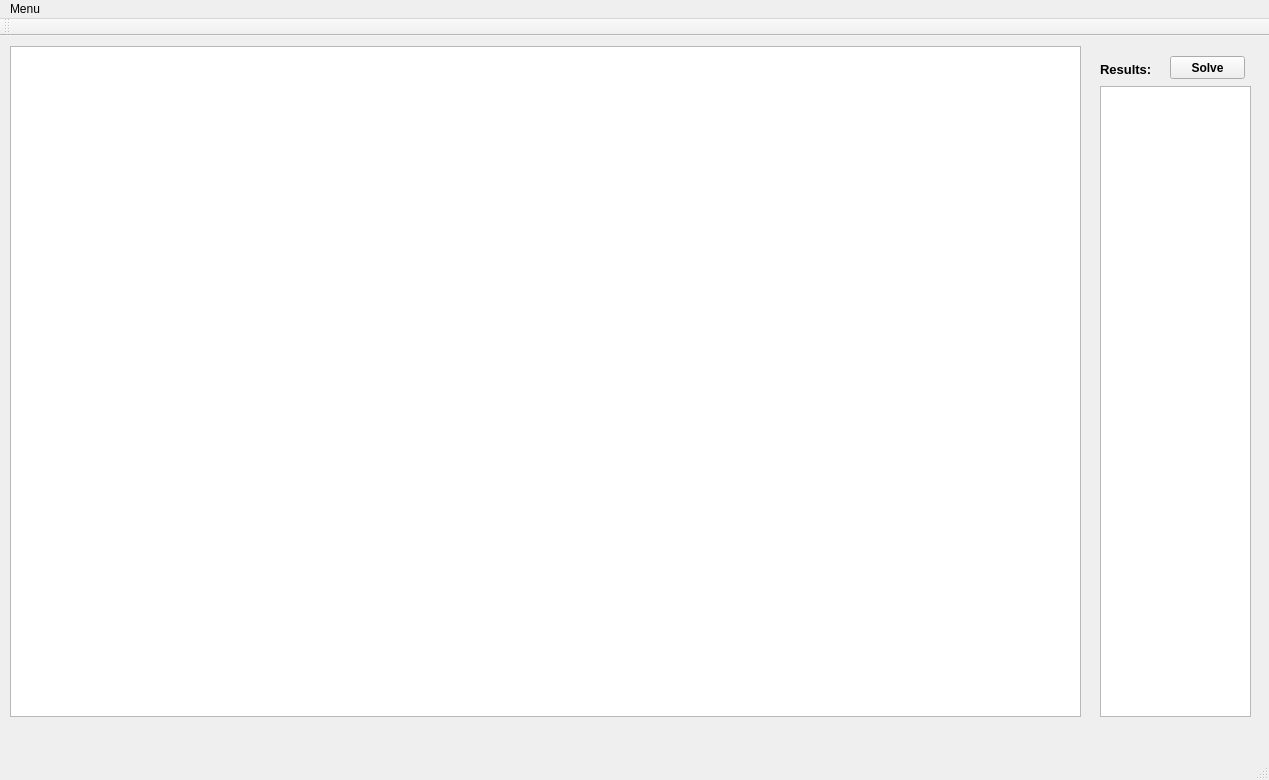
<?xml version="1.0" encoding="UTF-8"?>
<ui version="4.0">
 <class>MainWindow</class>
 <widget class="QMainWindow" name="MainWindow">
  <property name="geometry">
   <rect>
    <x>0</x>
    <y>0</y>
    <width>1269</width>
    <height>780</height>
   </rect>
  </property>
  <property name="minimumSize">
   <size>
    <width>1269</width>
    <height>750</height>
   </size>
  </property>
  <property name="maximumSize">
   <size>
    <width>1269</width>
    <height>1033</height>
   </size>
  </property>
  <property name="windowTitle">
   <string>Letter Soup Solver</string>
  </property>
  <widget class="QWidget" name="centralWidget">
   <widget class="QListWidget" name="list">
    <property name="geometry">
     <rect>
      <x>1100</x>
      <y>50</y>
      <width>151</width>
      <height>631</height>
     </rect>
    </property>
   </widget>
   <widget class="QLabel" name="label">
    <property name="geometry">
     <rect>
      <x>1100</x>
      <y>23</y>
      <width>71</width>
      <height>20</height>
     </rect>
    </property>
    <property name="font">
     <font>
      <pointsize>10</pointsize>
      <weight>75</weight>
      <bold>true</bold>
     </font>
    </property>
    <property name="text">
     <string>Results:</string>
    </property>
   </widget>
   <widget class="QPushButton" name="pbSolve">
    <property name="geometry">
     <rect>
      <x>1170</x>
      <y>20</y>
      <width>75</width>
      <height>23</height>
     </rect>
    </property>
    <property name="font">
     <font>
      <pointsize>9</pointsize>
      <weight>75</weight>
      <bold>true</bold>
     </font>
    </property>
    <property name="text">
     <string>Solve</string>
    </property>
   </widget>
   <widget class="QTableWidget" name="dataTable">
    <property name="geometry">
     <rect>
      <x>10</x>
      <y>10</y>
      <width>1071</width>
      <height>671</height>
     </rect>
    </property>
   </widget>
  </widget>
  <widget class="QMenuBar" name="menuBar">
   <property name="geometry">
    <rect>
     <x>0</x>
     <y>0</y>
     <width>1269</width>
     <height>21</height>
    </rect>
   </property>
   <widget class="QMenu" name="menuMenu">
    <property name="title">
     <string>Menu</string>
    </property>
    <addaction name="actionLoad_Puzzle"/>
    <addaction name="actionLoad_Dictionary"/>
   </widget>
   <addaction name="menuMenu"/>
  </widget>
  <widget class="QToolBar" name="mainToolBar">
   <attribute name="toolBarArea">
    <enum>TopToolBarArea</enum>
   </attribute>
   <attribute name="toolBarBreak">
    <bool>false</bool>
   </attribute>
  </widget>
  <widget class="QStatusBar" name="statusBar"/>
  <action name="actionLoad_Dictionary">
   <property name="text">
    <string>Load Dictionary</string>
   </property>
  </action>
  <action name="actionLoad_Puzzle">
   <property name="text">
    <string>Load Puzzle</string>
   </property>
  </action>
 </widget>
 <layoutdefault spacing="6" margin="11"/>
 <resources/>
 <connections/>
</ui>
